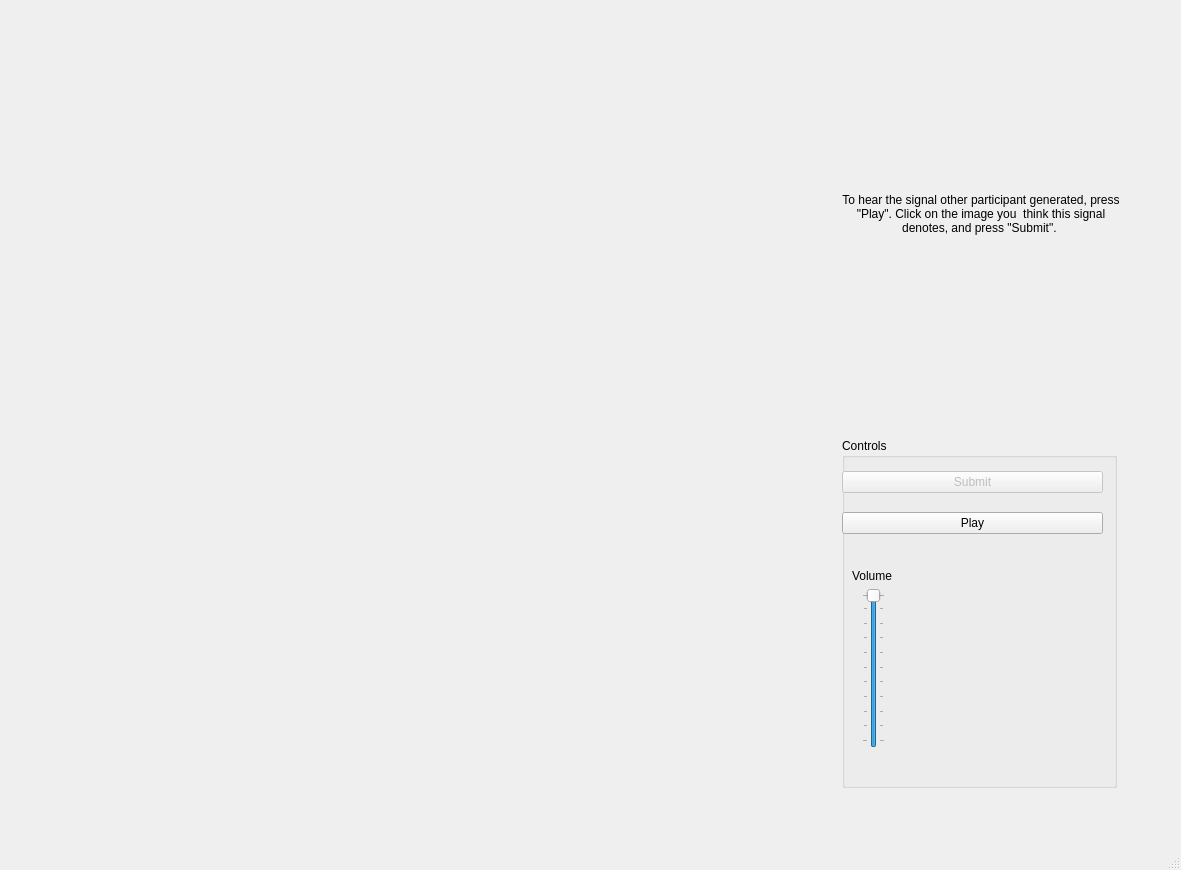
<?xml version="1.0" encoding="UTF-8"?>
<ui version="4.0">
 <class>MainWindow</class>
 <widget class="QMainWindow" name="MainWindow">
  <property name="geometry">
   <rect>
    <x>0</x>
    <y>0</y>
    <width>1181</width>
    <height>870</height>
   </rect>
  </property>
  <property name="windowTitle">
   <string>Signal Testing</string>
  </property>
  <widget class="QWidget" name="centralwidget">
   <layout class="QGridLayout" name="gridLayout">
    <property name="topMargin">
     <number>0</number>
    </property>
    <property name="spacing">
     <number>10</number>
    </property>
    <item row="3" column="3">
     <widget class="QGroupBox" name="groupBox">
      <property name="sizePolicy">
       <sizepolicy hsizetype="Minimum" vsizetype="Minimum">
        <horstretch>0</horstretch>
        <verstretch>0</verstretch>
       </sizepolicy>
      </property>
      <property name="minimumSize">
       <size>
        <width>275</width>
        <height>350</height>
       </size>
      </property>
      <property name="maximumSize">
       <size>
        <width>275</width>
        <height>350</height>
       </size>
      </property>
      <property name="title">
       <string>Controls</string>
      </property>
      <widget class="QWidget" name="verticalLayoutWidget">
       <property name="geometry">
        <rect>
         <x>0</x>
         <y>20</y>
         <width>261</width>
         <height>91</height>
        </rect>
       </property>
       <layout class="QVBoxLayout" name="verticalLayout">
        <item>
         <widget class="QPushButton" name="btnSubmit">
          <property name="enabled">
           <bool>false</bool>
          </property>
          <property name="text">
           <string>Submit</string>
          </property>
         </widget>
        </item>
        <item>
         <widget class="QPushButton" name="btnPlay">
          <property name="text">
           <string>Play</string>
          </property>
         </widget>
        </item>
       </layout>
      </widget>
      <widget class="QLabel" name="label_4">
       <property name="geometry">
        <rect>
         <x>10</x>
         <y>130</y>
         <width>41</width>
         <height>16</height>
        </rect>
       </property>
       <property name="text">
        <string>Volume</string>
       </property>
      </widget>
      <widget class="QSlider" name="sldVolume">
       <property name="geometry">
        <rect>
         <x>20</x>
         <y>150</y>
         <width>23</width>
         <height>160</height>
        </rect>
       </property>
       <property name="minimum">
        <number>1</number>
       </property>
       <property name="maximum">
        <number>100</number>
       </property>
       <property name="value">
        <number>100</number>
       </property>
       <property name="orientation">
        <enum>Qt::Vertical</enum>
       </property>
       <property name="tickPosition">
        <enum>QSlider::TicksBothSides</enum>
       </property>
      </widget>
     </widget>
    </item>
    <item row="1" column="3">
     <widget class="QLabel" name="label">
      <property name="text">
       <string>To hear the signal other participant generated, press &quot;Play&quot;. Click on the image you  think this signal denotes, and press &quot;Submit&quot;. </string>
      </property>
      <property name="alignment">
       <set>Qt::AlignCenter</set>
      </property>
      <property name="wordWrap">
       <bool>true</bool>
      </property>
     </widget>
    </item>
    <item row="1" column="0">
     <widget class="QPushButton" name="btnImage1">
      <property name="sizePolicy">
       <sizepolicy hsizetype="Fixed" vsizetype="Fixed">
        <horstretch>0</horstretch>
        <verstretch>0</verstretch>
       </sizepolicy>
      </property>
      <property name="minimumSize">
       <size>
        <width>330</width>
        <height>330</height>
       </size>
      </property>
      <property name="maximumSize">
       <size>
        <width>330</width>
        <height>330</height>
       </size>
      </property>
      <property name="text">
       <string/>
      </property>
      <property name="checkable">
       <bool>true</bool>
      </property>
      <property name="autoExclusive">
       <bool>true</bool>
      </property>
      <property name="flat">
       <bool>true</bool>
      </property>
     </widget>
    </item>
    <item row="1" column="2">
     <widget class="QPushButton" name="btnImage2">
      <property name="maximumSize">
       <size>
        <width>330</width>
        <height>330</height>
       </size>
      </property>
      <property name="text">
       <string/>
      </property>
      <property name="checkable">
       <bool>true</bool>
      </property>
      <property name="autoExclusive">
       <bool>true</bool>
      </property>
      <property name="flat">
       <bool>true</bool>
      </property>
     </widget>
    </item>
    <item row="3" column="0">
     <widget class="QPushButton" name="btnImage3">
      <property name="maximumSize">
       <size>
        <width>330</width>
        <height>330</height>
       </size>
      </property>
      <property name="text">
       <string/>
      </property>
      <property name="checkable">
       <bool>true</bool>
      </property>
      <property name="autoExclusive">
       <bool>true</bool>
      </property>
      <property name="flat">
       <bool>true</bool>
      </property>
     </widget>
    </item>
    <item row="3" column="2">
     <widget class="QPushButton" name="btnImage4">
      <property name="maximumSize">
       <size>
        <width>330</width>
        <height>330</height>
       </size>
      </property>
      <property name="text">
       <string/>
      </property>
      <property name="checkable">
       <bool>true</bool>
      </property>
      <property name="autoExclusive">
       <bool>true</bool>
      </property>
      <property name="flat">
       <bool>true</bool>
      </property>
     </widget>
    </item>
   </layout>
  </widget>
  <widget class="QMenuBar" name="menubar">
   <property name="geometry">
    <rect>
     <x>0</x>
     <y>0</y>
     <width>1181</width>
     <height>16</height>
    </rect>
   </property>
  </widget>
  <widget class="QStatusBar" name="statusbar"/>
 </widget>
 <resources/>
 <connections/>
</ui>
